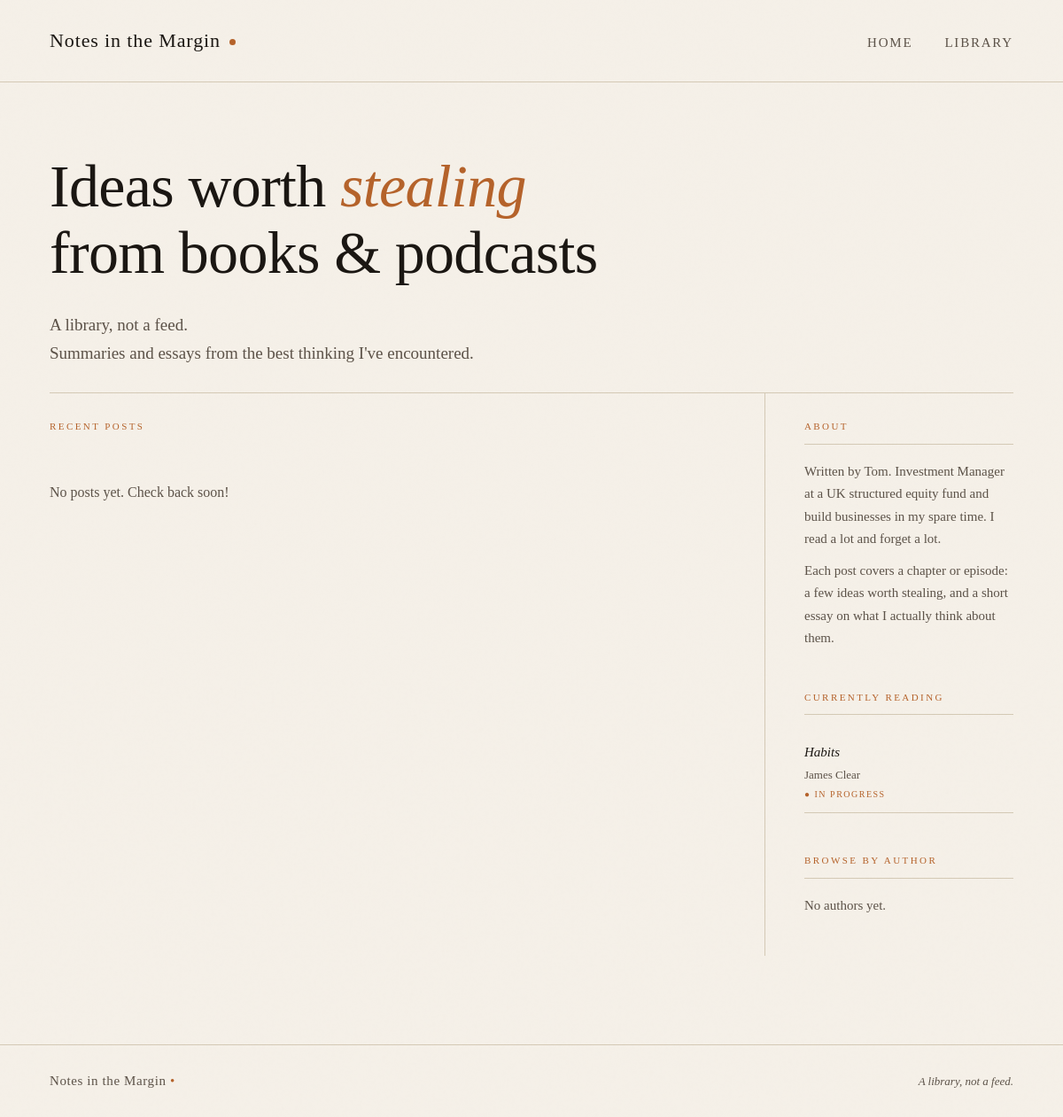
The app's page /, older data.
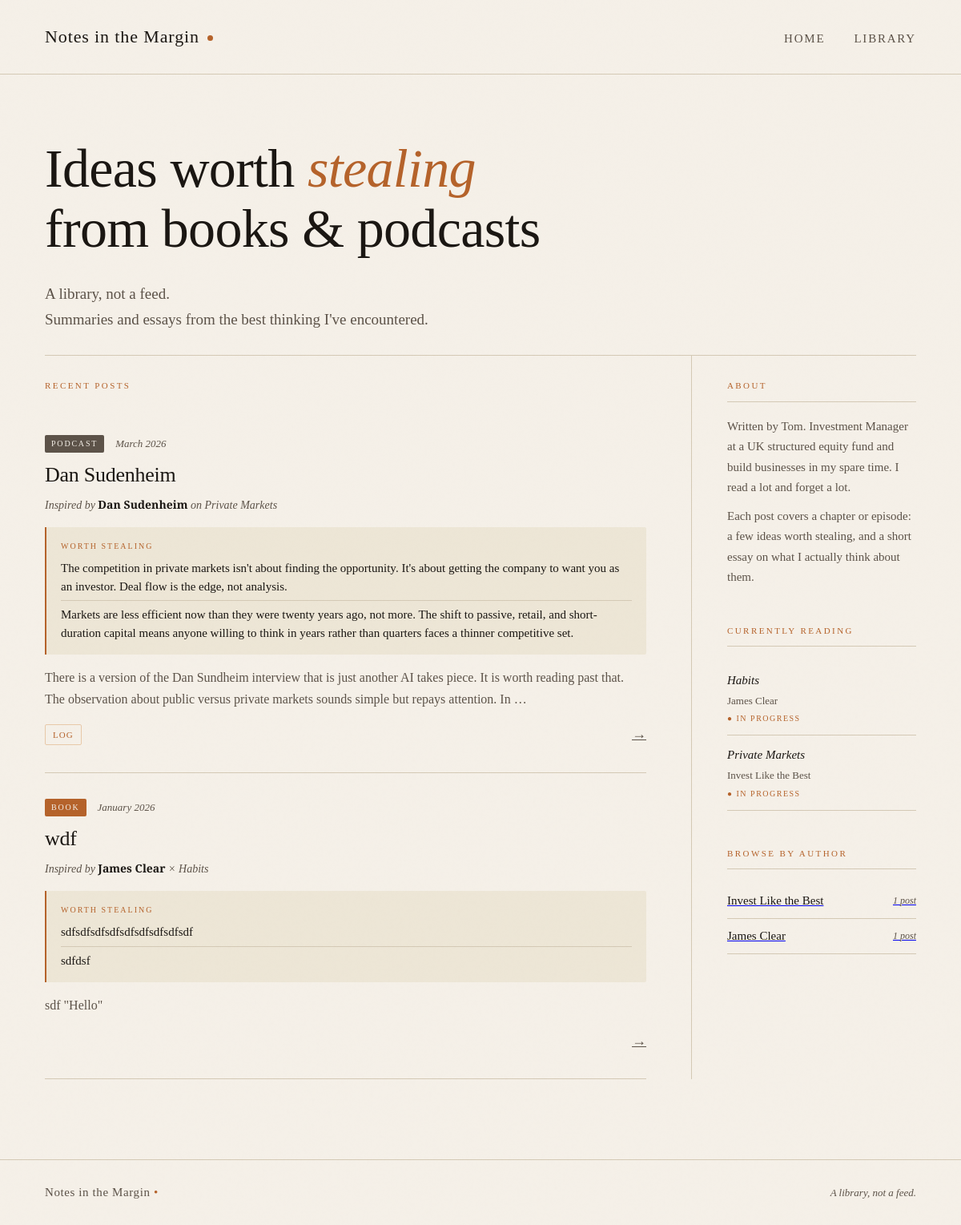
The same page, newer data.
### blog/models.py (models this page shows, shortened)
class Book(models.Model):
    SOURCE_TYPES = [
        ('book', 'Book'),
        ('podcast', 'Podcast'),
        ('essay', 'Essay'),
        ('other', 'Other')
    ]
    STATUS_CHOICES = [
        ('in_progress', 'In Progress'),
        ('up_next', 'Up Next'),
        ('complete', 'Complete'),
    ]
    title = models.CharField(max_length=300)
    slug = models.SlugField(unique=True, blank=True, max_length=300)
    author = models.ForeignKey(
        Author, on_delete=models.CASCADE, related_name='books', null=True, blank=True
    )
    description = models.TextField(blank=True)  # Italic description for series page
    source_type = models.CharField(max_length=50, choices=SOURCE_TYPES, default='book')
    is_series = models.BooleanField(default=False)  # Can have multiple posts
    status = models.CharField(max_length=20, choices=STATUS_CHOICES, default='in_progress')
    created_at = models.DateTimeField(auto_now_add=True)
    class Meta:
        ordering = ['title']

class Author(models.Model):
    name = models.CharField(max_length=200)
    slug = models.SlugField(unique=True, blank=True, max_length=200)
    created_at = models.DateTimeField(auto_now_add=True)
    class Meta:
        ordering = ['name']

class Post(models.Model):
    title = models.CharField(max_length=300)
    slug = models.SlugField(unique=True, blank=True, max_length=300)
    author = models.ForeignKey(
        Author, on_delete=models.CASCADE, related_name='posts', null=True, blank=True
    )
    book = models.ForeignKey(Book, on_delete=models.CASCADE, related_name='posts')
    series_order = models.IntegerField(
        null=True,
        blank=True,
        help_text="Chapter or episode number within the book/podcast series.",
    )
    publish_date = models.DateField()
    points = models.JSONField(default=list)  # List of dicts: [{"title": "...", "text": "..."}]
    commentary = models.TextField()
    guests = models.ManyToManyField(Guest, related_name='posts', blank=True)
    tags = models.ManyToManyField(Tag, related_name='posts', blank=True)
    is_published = models.BooleanField(default=False)
    is_draft = models.BooleanField(default=True)
    created_at = models.DateTimeField(auto_now_add=True)
    updated_at = models.DateTimeField(auto_now=True)
    def get_absolute_url(self):
        return reverse('post_detail', kwargs={'slug': self.slug})
    class Meta:
        ordering = ['-publish_date']

class Guest(models.Model):
    name = models.CharField(max_length=200)
    slug = models.SlugField(unique=True, blank=True, max_length=200)
    bio = models.TextField(blank=True)
    created_at = models.DateTimeField(auto_now_add=True)
    tags = models.ManyToManyField(Tag, related_name='guests', blank=True)
    class Meta:
        ordering = ['name']

class Tag(models.Model):
    name = models.CharField(max_length=100, unique=True)
    slug = models.SlugField(unique=True, blank=True, max_length=200)
    description = models.TextField(blank=True)
    class Meta:
        ordering = ['name']

### blog/views.py (the view)
# urls.py: path('', views.home, name='home'),
def home(request):
    posts = (
        Post.objects.filter(is_published=True)
        .select_related('author', 'book')
        .prefetch_related('tags', 'guests')
        .order_by('-publish_date')
    )
    authors_with_counts = (
        Author.objects.filter(posts__is_published=True)
        .annotate(post_count=Count('posts', distinct=True))
        .order_by('-post_count', 'name')
    )
    status_order = Case(
        When(status='in_progress', then=Value(0)),
        When(status='up_next', then=Value(1)),
        When(status='complete', then=Value(2)),
        default=Value(3),
        output_field=IntegerField(),
    )
    shelf_books = (
        Book.objects.filter(status__in=['in_progress', 'up_next', 'complete'])
        .select_related('author')
        .order_by(status_order, 'title')
    )[:6]
    context = {
        'posts': posts,
        'authors_with_counts': authors_with_counts,
        'shelf_books': shelf_books,
    }
    return render(request, 'blog/home.html', context)

### blog/templates/blog/home.html (shortened to what this page needs)
{% extends 'blog/base.html' %}
{% block content %}
<div class="hero">
  <h1 class="hero-title">Ideas worth <em>stealing</em><br>from books & podcasts</h1>
  <p class="hero-desc">A library, not a feed.<br>Summaries and essays from the best thinking I've encountered.</p>
</div>
<div class="main-layout">
  <div class="posts-column">
    <div class="section-label">Recent Posts</div>
    {% for post in posts %}
    <article class="post-card">
      <div class="post-meta">
        <span class="post-source-type {% if post.book.source_type == 'podcast' %}podcast{% endif %}">{{ post.book.get_source_type_display }}</span>
        <span class="post-date">{{ post.publish_date|date:"F Y" }}</span>
      </div>
      <h2 class="post-title"><a href="{{ post.get_absolute_url }}">{{ post.title }}</a></h2>
      <p class="post-attribution">
        {% if post.book.source_type == 'podcast' %}
          Inspired by {% for g in post.guests.all %}<strong>{{ g.name }}</strong>{% if not forloop.last %}, {% endif %}{% empty %}this episode{% endfor %}{% if post.guests.exists %} on {% endif %}<em>{{ post.book.title }}</em>
        {% else %}
          Inspired by {% if post.author %}<strong>{{ post.author.name }}</strong> × {% endif %}<em>{{ post.book.title }}</em>
        {% endif %}
      </p>
      {% if post.points %}
      <div class="worth-stealing-preview">
        <div class="ws-label">Worth Stealing</div>
        {% for point in post.points|slice:":3" %}
          {% if point.text %}
          <div class="ws-item">{{ point.text }}</div>
          {% endif %}
        {% endfor %}
      </div>
      {% endif %}
      <p class="post-excerpt">{{ post.commentary|truncatewords:35 }}</p>
      <div class="post-footer">
        <div class="post-tags">
          {% for tag in post.tags.all %}
          <span class="tag">{{ tag.name }}</span>
          {% endfor %}
        </div>
        <a href="{{ post.get_absolute_url }}" class="post-arrow" aria-label="Read {{ post.title }}">→</a>
      </div>
    </article>
    {% empty %}
    <p class="post-excerpt" style="padding: 32px 0;">No posts yet. Check back soon!</p>
    {% endfor %}
  </div>
  <aside class="sidebar">
    <div class="sidebar-section">
      <div class="sidebar-label">About</div>
      <div class="about-text">
        <p>Written by Tom. Investment Manager at a UK structured equity fund and build businesses in my spare time. I read a lot and forget a lot.</p>
        <p>Each post covers a chapter or episode: a few ideas worth stealing, and a short essay on what I actually think about them.</p>
      </div>
    </div>
    <div class="sidebar-section">
      <div class="sidebar-label">Currently Reading</div>
      {% for book in shelf_books %}
      <div class="shelf-item">
        <div class="shelf-book">{{ book.title }}</div>
        {% if book.author %}<div class="shelf-author">{{ book.author.name }}</div>{% endif %}
        <div class="shelf-status">
          {% if book.status == 'in_progress' %}● In progress{% elif book.status == 'up_next' %}◎ Up next{% else %}✓ Done — post coming{% endif %}
        </div>
      </div>
      {% empty %}
      <div class="about-text"><p>No books on the shelf yet.</p></div>
      {% endfor %}
    </div>
    <div class="sidebar-section">
      <div class="sidebar-label">Browse by Author</div>
      {% for author in authors_with_counts %}
      <a href="{% url 'library' %}?author={{ author.slug }}" class="author-item">
        <span class="author-name">{{ author.name }}</span>
        <span class="author-count">{{ author.post_count }} post{{ author.post_count|pluralize }}</span>
      </a>
      {% empty %}
      <div class="about-text"><p>No authors yet.</p></div>
      {% endfor %}
    </div>
  </aside>
</div>
{% endblock %}

Row changes from the older to the newer data that the page shows:
added Post: book.source_type "PODCAST", publish_date "March 2026", title "Dan Sudenheim", shows "on", book "Private Markets", text "The competition in private markets isn't about finding the opportunity. It's about getting the company to want you as an investor. Deal flow is the edge, not analysis." "Markets are less efficient now than they were twenty years ago, not more. The shift to passive, retail, and short-duration capital means anyone willing to think in years rather than quarters faces a thinner competitive set.", commentary "There is a version of the Dan Sundheim interview that is just another AI takes piece. It is worth reading past that. The observation about public versus private markets sounds simple but repays attention. In …"
added Guest: name "Dan Sudenheim"
now on this page (row unchanged): Tag: name "LOG"
now on this page (row edited): Post: book.source_type "BOOK", publish_date "January 2026", title "wdf", author.name "James Clear", book "Habits", text "sdfsdfsdfsdfsdfsdfsdfsdfsdf" "sdfdsf", commentary "sdf \"Hello\""
added Book: title "Private Markets", author.name "Invest Like the Best", status "● IN PROGRESS"
added Author: name "Invest Like the Best", post_count "1"
now on this page (row unchanged): Author: name "James Clear", post_count "1"
Text that changed along with them:
text no longer shown: "No posts yet. Check back soon! No authors yet."
